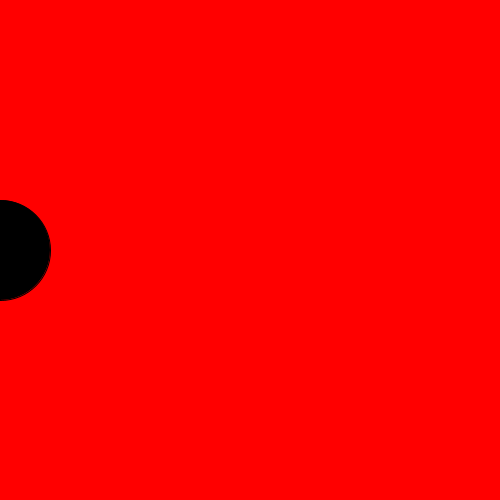
Frame 1 (no input)
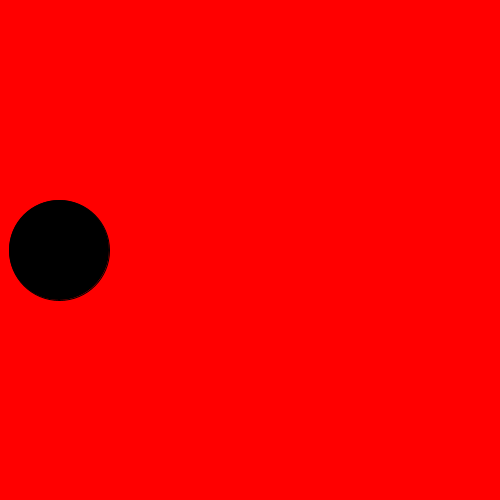
Frame 60 (the mouse pressed at the canvas centre just before this capture)
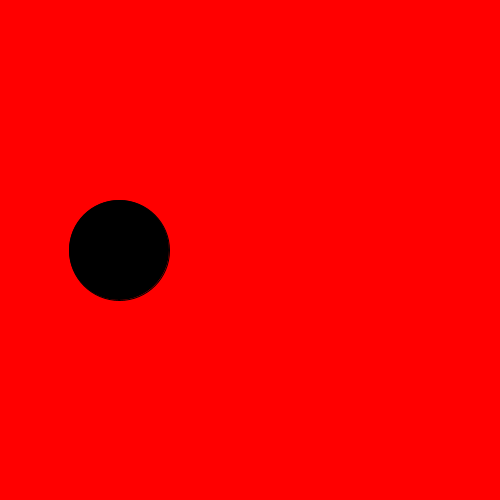
Frame 120 (the mouse held since frame 60 and released just before this capture)

The Processing sketch that drew these frames (run headless with seeded random() and noise(); from frame 60 on, the mouse is pressed at the canvas centre):

// Processing sketch: circle_side2side
// ── circle_side2side.pde
// create an animation that moves from left to right half ways down the screen

void setup()
{
    //size = (width x axis,  height y axis);
    size(500,500);
}
float x = 0; // startpoint x = 0;
int i;
void draw()
{
  background(255,0,0);
  fill(0);
  ellipse(x,height/2,100,100);// circle = (starting position x axis, starting pos y axis, width, height);
  
  if(x == width)
  {
    i = 0;
  }
  else if(x == 0)
  {
    i = 1;
  }
  
  if(x <= width && i == 1 )
  {
     ++x;
     
  }
   else
  {
    --x;
    
  }
  
 
 
  
  
}
